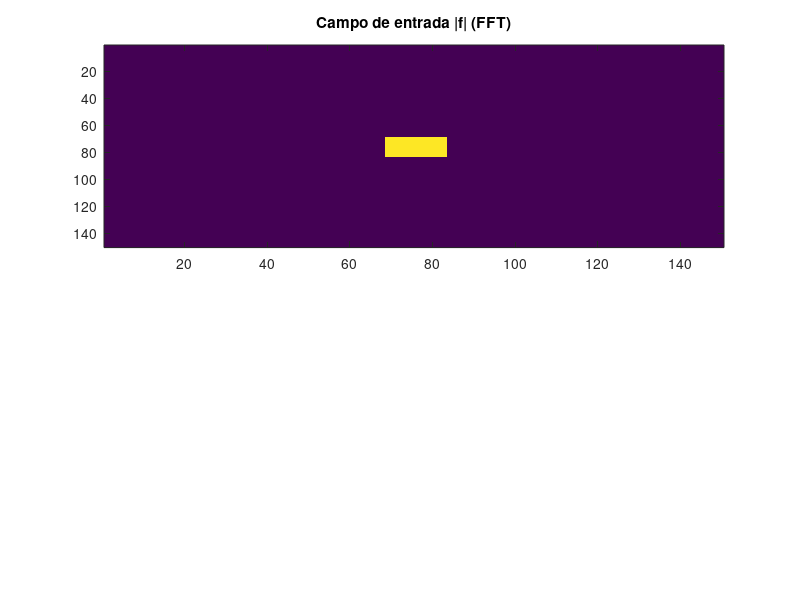

Reproduce this figure in MATLAB. (Note: this script raises an error after producing the figure.)
%%%%%%%%%%%% IMPLEMENTACIÓN DE LA INTEGRAL DE FRESNEL %%%%%%%%%%%%%%%%%%%
%%%%%%%%%%%%%%%%%%%          POR FFT y DFT   (PUNTO 2)      %%%%%%%%%%%%%%%%%%%%%%%%%%%


%% ELEMENTOS 
%  -- La transformada de Fourier del campo de entrada, multiplicada la fase
%  parabolica de la apertura
%  -- Shiftear
%  -- Multiplicar la transformada por la fase parabolica del plano de
%  llegada y la forma de la onda esferica divergente dependiente de z
%  --Shiftear
%   
%   Para ello definir :
%   - distancia z a la cual se quiere hallar la difracción
%   - la longitud de onda
%   - longitud de muestreo
%   - numero de muestras, en este caso la cantidad de muestras debe de ser .
%   

% Vamos a suponer una ventana circular por donde pasará una onda plana
% monocromática , la luz chocará con la apertura circular de 1cm de diametro 
% con una longitud de onda de 600nm 

%Parametros
lambda = 600E-9;
longitud = 1; %% Longitud en metros
apertura = longitud/10;
z = 10000;


%% funcion rectangulo, el cual sera nuestro campo optico de entrada con aplitud igual a 1
rect2d = @(a,b) ( (( (longitud-apertura)/2 <= a) & (a <= (longitud+apertura)/2 )) & ...
                 (( (longitud-apertura)/2 <= b) & (b <= (longitud+apertura)/2 ))  );
num_of_points = 150; % Como la funcion rect no tiene limite en F_FFT_obanda entonces irse al limite de Nyquist no es util
                      % por lo que simplemente definimos muchas muestras en
                      % nuestra implementación


 
%% Los espaciamientos en x y en y definiran que tan buena sera la recontruccion 
%%de mi señal sin aliasing en el limite de Nyquisy se tiene que 


dx = longitud/num_of_points;  %% Modificando esto podemos obtener la imagen como tal sin
dy = longitud/num_of_points;  %% Perdida de información
dxo = (lambda*z)/(num_of_points* dx); %% steps en x del plano espacial difractado Para un espaciamiento en limite de Nyquist
dyo = (lambda*z)/(num_of_points* dy); %% Steps en y del plano espacial difractado

x = linspace(0,(num_of_points-1)*dx,num_of_points);
y = linspace(0,(num_of_points-1)*dy,num_of_points);

xo = linspace(0,(num_of_points-1)*dxo , num_of_points);
yo = linspace(0,(num_of_points-1)*dyo , num_of_points);

% Creamos vectores de datos X, Y donde se va a contener cada valor de la maya 
[X,Y] = meshgrid(x,y);
[XO,YO] = meshgrid(xo,yo);


figure;

% Definimos la funcion f como el campo optico que se propagara y se
% difractará
f = rect2d(X,Y);

subplot(2,1,1);
imagesc(f);
title("Campo de entrada |f| (FFT)");


%% Implementacion por FFT

% Sacamos la transformada de Fourier del campo de entrada multiplicada por
% la fase parabolica de entrada en la apertura
f_fft_o = fft2(f.* exp(1i*(pi/(lambda*z))*((X-(num_of_points*dx)/2).^2 + ...
                                           (Y-(num_of_points*dy)/2).^2)));
f_fft_o = shift(f_fft_o);




% El siguiente paso es multiplicar el espectro angular de entrada por la 
% función de transferencia del espacio libre para así obtener el espectro
% angular del campo óptico de llegada posterior a la difracción

f_fft_s = f_fft_o .* exp(1i*(pi/(lambda*z)) * ((XO-(num_of_points*dxo)/2).^2 + ...
                                               (YO-(num_of_points*dyo)/2).^2))*exp(1i*(2*pi/lambda)*z)*(-1i/(lambda*z));

subplot(2,1,2);
imagesc(abs(f_fft_s));
title("Campo Difractado |f| (FFT)")


%% Implementacion por DFT

% f_DFT_o = dft(z,lambda,X,Y,XO,YO,f.* exp(1i*(pi/(lambda*z))*((X-(num_of_points * dx)/2).^2 + (Y-(num_of_points * dy)/2).^2)));
% f_DFT_o = shift(f_DFT_o);
% f_DFT_s = f_DFT_o .* exp(1i*(pi/(lambda*z)) * ((XO-(num_of_points*dxo)/2).^2 + ...
%                                                (YO-(num_of_points*dyo)/2).^2))*exp(1i*(2*pi/lambda)*z)*(-1i/(lambda*z));
% 
% 
% subplot(2,1,2);
% imagesc(abs(f_DFT_s));
% title("Campo Difractado |f| (DFT)")
                                           
colormap("gray");
colorbar("off");

%% Aqui vamos a crear una funcion que shiftea una matriz NxM

function shifted_matrix = shift(M)
        size_of = size(M); 

        M_shifted = zeros(size_of(1),size_of(2));

        % Primer cuadrante
        M_shifted(1:size_of(1)/2,1:size_of(2)/2) = ...
                        M(size_of(1)/2+1:size_of(1),size_of(2)/2+1:size_of(2));
        
        % Segundo Cuadrante
        M_shifted(1:size_of(1)/2,size_of(2)/2+1:size_of(2)) = ...
                        M(size_of(1)/2+1:size_of(1),1:size_of(2)/2);
        
        
        % Tercer Cuadrante
        M_shifted(size_of(1)/2+1:size_of(1),1:size_of(2)/2) = ...
                        M(1:size_of(1)/2,size_of(2)/2+1:size_of(2));

        % Cuarto Cuadrante 
        M_shifted(size_of(1)/2+1:size_of(1),size_of(2)/2+1:size_of(2)) = ...
                        M(1:size_of(1)/2,1:size_of(2)/2);

        shifted_matrix = M_shifted;

end

%% Con esta funcion hacemos un Padding a el campo de entrada 

function [M_padded,num_new_points] = padding(M,num_zeros)

        size_of = size(M);% encuentro la cantidad de filas y columnas

        M_to_pad = zeros(size_of(1) + num_zeros*2,size_of(2) + num_zeros*2);

        num_new_points = size_of(1)+num_zeros*2;
        
        % Adjuntamos nuestra matriz en todo el centro
        M_to_pad(1+num_zeros:num_zeros+size_of(1),1+num_zeros:num_zeros+size_of(2)) = M; 
            
        %Retornamos la matriz 

        M_padded = M_to_pad;


end

%% Funcion para hallar la transformada de Fourier Discreta DFT

function F_DFT = dft(z,lambda,U,V,X,Y,fun)
        
       size_of = size (fun);
       F_dft = zeros(size_of(1),size_of(2));
       for n = 1:1:size_of(1)
           for m = 1:1:size_of(2)
                ker = fun .* (exp(-1i*(2*pi/(lambda*z))*(U(:,m)*X(1,:)+Y(:,1)*V(n,:))))';
                F_dft(n,m) = sum(sum(ker));
           end
       end  

       F_DFT = F_dft;
end


